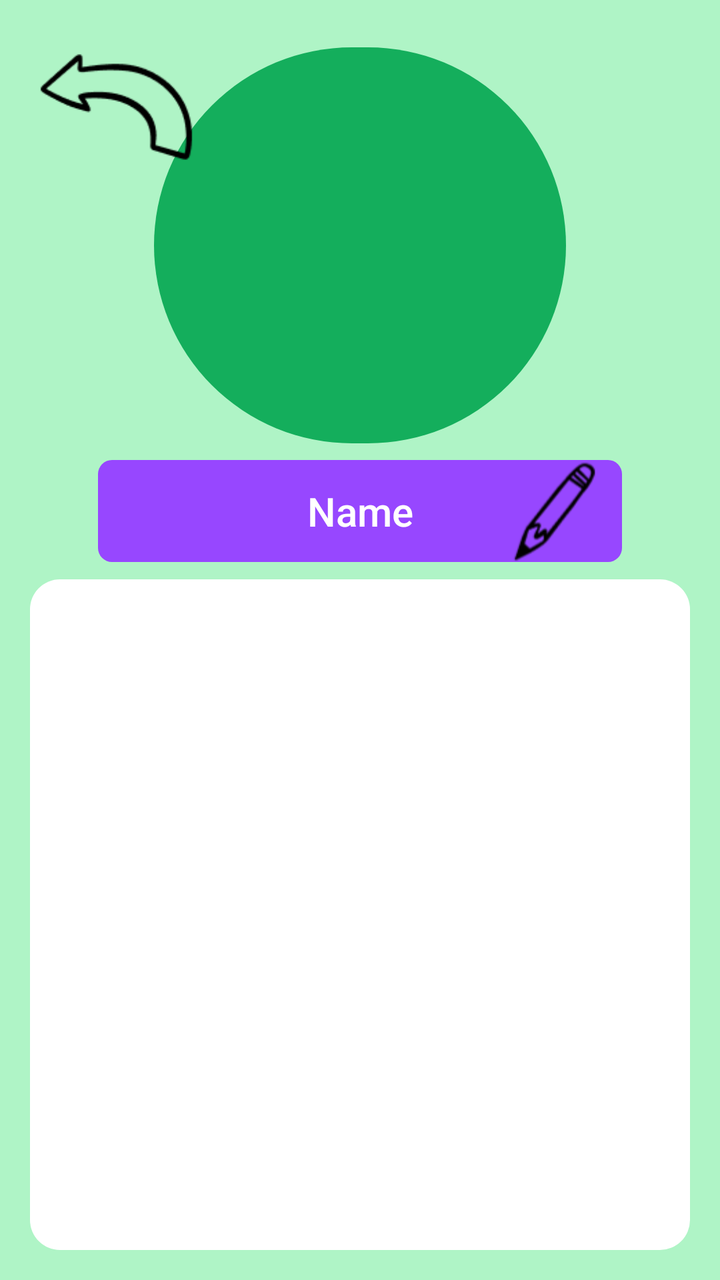
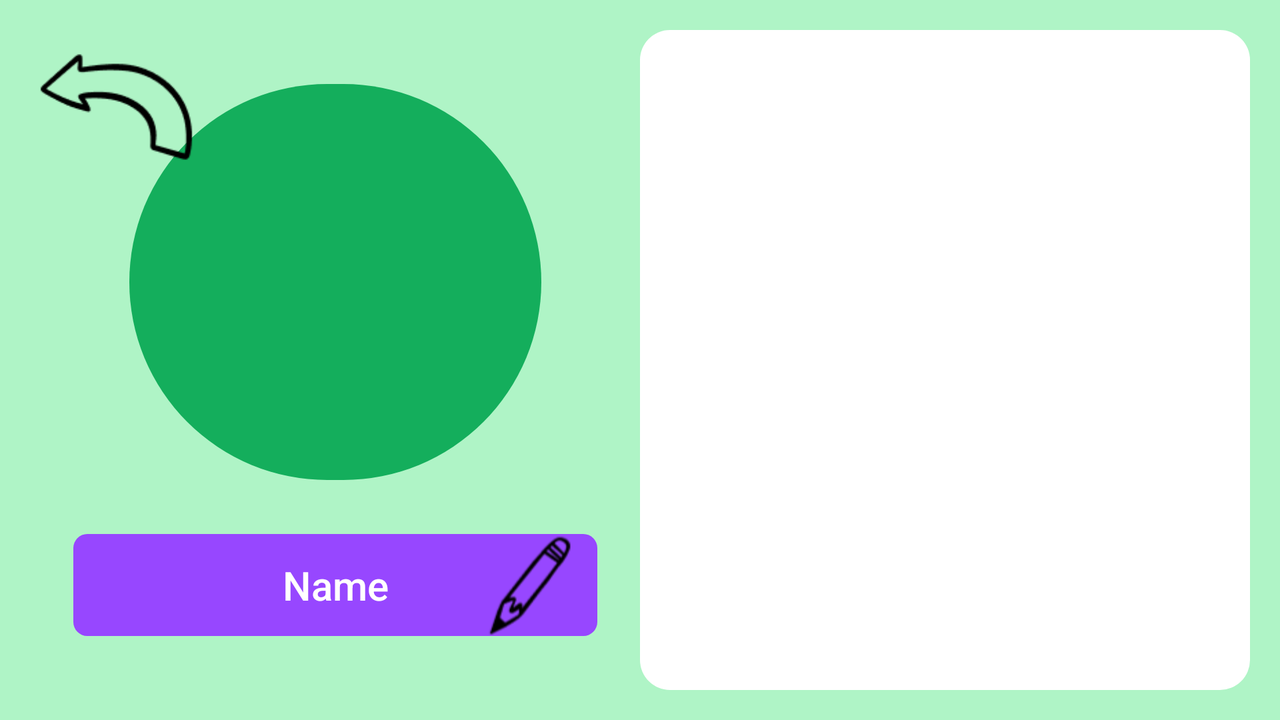

One screen, two layout resources from the same app: the default and the repository's alternative for another configuration. Each is rendered where Android would select it; the XML of both is given below.
<!-- AndroidManifest.xml: application theme Theme.ScrollTute5prep -->
<!-- res/layout/fragment_profile_selection.xml -->
<?xml version="1.0" encoding="utf-8"?>
<androidx.constraintlayout.widget.ConstraintLayout
    xmlns:android="http://schemas.android.com/apk/res/android"
    xmlns:app="http://schemas.android.com/apk/res-auto"
    xmlns:tools="http://schemas.android.com/tools"
    android:layout_width="match_parent"
    android:layout_height="match_parent"
    android:padding="15dp"
    android:background="@color/green"
    tools:context=".customise_add_profile.ProfileSelectionFragment">

    <androidx.constraintlayout.widget.Guideline
        android:id="@+id/guideline"
        android:layout_width="wrap_content"
        android:layout_height="wrap_content"
        app:layout_constraintGuide_percent="0.45"
        android:orientation="horizontal" />

    <ImageView
        android:id="@+id/pro_background"
        android:layout_width="206dp"
        android:layout_height="198dp"
        app:layout_constraintBottom_toTopOf="@+id/name"
        app:layout_constraintEnd_toEndOf="parent"
        app:layout_constraintStart_toStartOf="parent"
        app:layout_constraintTop_toTopOf="parent"
        app:srcCompat="@drawable/circle" />

    <ImageView
            android:id="@+id/profile"
            android:layout_width="150dp"
            android:layout_height="137dp"
            app:layout_constraintBottom_toBottomOf="@+id/pro_background"
            app:layout_constraintEnd_toEndOf="@+id/pro_background"
            app:layout_constraintStart_toStartOf="@+id/pro_background"
            app:layout_constraintTop_toTopOf="@+id/pro_background"
            app:srcCompat="@drawable/photo" />

    <EditText
        android:id="@+id/name"
        android:layout_width="262dp"
        android:layout_height="51dp"
        android:background="@drawable/purple_box"
        android:backgroundTint="@color/purple"
        android:fontFamily="sans-serif-medium"
        android:gravity="center"
        android:text="Name"
        android:textColor="@color/white"
        android:textSize="20sp"
        app:layout_constraintBottom_toTopOf="@+id/guideline"
        app:layout_constraintEnd_toEndOf="parent"
        app:layout_constraintStart_toStartOf="parent"
        app:layout_constraintTop_toBottomOf="@+id/pro_background" />

    <ImageView
        android:id="@+id/arrow"
        android:layout_width="85dp"
        android:layout_height="77dp"
        app:layout_constraintStart_toStartOf="parent"
        app:layout_constraintTop_toTopOf="parent"
        app:srcCompat="@drawable/back_arrow" />

    <androidx.recyclerview.widget.RecyclerView
        android:id="@+id/recycler"
        android:layout_width="0dp"
        android:layout_height="0dp"
        android:background="@drawable/rounded_corners"
        android:backgroundTint="@color/white"
        app:layout_constraintBottom_toBottomOf="parent"
        app:layout_constraintEnd_toEndOf="parent"
        app:layout_constraintStart_toStartOf="parent"
        app:layout_constraintTop_toTopOf="@+id/guideline" />

    <ImageView
        android:id="@+id/imageView6"
        android:layout_width="wrap_content"
        android:layout_height="0dp"
        app:layout_constraintBottom_toBottomOf="@+id/name"
        app:layout_constraintEnd_toEndOf="@+id/name"
        app:layout_constraintTop_toTopOf="@+id/name"
        app:layout_constraintVertical_bias="1.0"
        app:srcCompat="@drawable/edit_icon" />

</androidx.constraintlayout.widget.ConstraintLayout>
<!-- resources referenced by this layout -->
<resources>
  <color name="green">#AFF4C6</color>
  <color name="purple">#9747FF</color>
  <color name="white">#FFFFFFFF</color>
  <!-- drawable back_arrow: png bitmap (drawable, 2764 bytes) -->
  <!-- drawable circle (drawable) -->
  <?xml version="1.0" encoding="utf-8"?>
  <shape
      xmlns:android="http://schemas.android.com/apk/res/android"
      android:shape="rectangle">
      <corners
          android:radius="300dp"/>
      <solid
          android:color="@color/dark_green"/>
  </shape>
  <!-- drawable edit_icon: png bitmap (drawable, 2687 bytes) -->
  <!-- drawable purple_box (drawable) -->
  <?xml version="1.0" encoding="utf-8"?>
  <shape
      xmlns:android="http://schemas.android.com/apk/res/android"
      android:shape="rectangle">
  
      
      <corners android:radius="7dp" />
  
      
      <solid android:color="@color/purple" />
  
  </shape>
  <!-- drawable rounded_corners (drawable) -->
  <?xml version="1.0" encoding="utf-8"?>
  <shape
      xmlns:android="http://schemas.android.com/apk/res/android"
      android:shape="rectangle">
      <corners android:radius="15dp" />
  </shape>
  <style name="Theme.ScrollTute5prep" parent="Base.Theme.ScrollTute5prep" />
  <color name="dark_green">#14AE5C</color>
  <style name="Base.Theme.ScrollTute5prep" parent="Theme.Material3.DayNight.NoActionBar">
          
          
      </style>
</resources>
<!-- res/layout-land/fragment_profile_selection.xml (the repository's variant of the layout above) -->
<!-- drawn on the phone turned sideways -->
<?xml version="1.0" encoding="utf-8"?>
<androidx.constraintlayout.widget.ConstraintLayout
    xmlns:android="http://schemas.android.com/apk/res/android"
    xmlns:app="http://schemas.android.com/apk/res-auto"
    xmlns:tools="http://schemas.android.com/tools"
    android:layout_width="match_parent"
    android:layout_height="match_parent"
    android:padding="15dp"
    android:background="@color/green"
    tools:context=".customise_add_profile.ProfileSelectionFragment">

    <ImageView
        android:id="@+id/pro_background"
        android:layout_width="206dp"
        android:layout_height="198dp"
        app:layout_constraintBottom_toTopOf="@+id/name"
        app:layout_constraintEnd_toStartOf="@+id/guideline2"
        app:layout_constraintStart_toStartOf="parent"
        app:layout_constraintTop_toTopOf="parent"
        app:srcCompat="@drawable/circle" />

    <ImageView
        android:id="@+id/profile"
        android:layout_width="150dp"
        android:layout_height="137dp"
        app:layout_constraintBottom_toBottomOf="@+id/pro_background"
        app:layout_constraintEnd_toEndOf="@+id/pro_background"
        app:layout_constraintStart_toStartOf="@+id/pro_background"
        app:layout_constraintTop_toTopOf="@+id/pro_background"
        app:srcCompat="@drawable/photo" />

    <EditText
        android:id="@+id/name"
        android:layout_width="262dp"
        android:layout_height="51dp"
        android:background="@drawable/purple_box"
        android:backgroundTint="@color/purple"
        android:fontFamily="sans-serif-medium"
        android:gravity="center"
        android:text="Name"
        android:textColor="@color/white"
        android:textSize="20sp"
        app:layout_constraintBottom_toBottomOf="parent"
        app:layout_constraintEnd_toStartOf="@+id/guideline2"
        app:layout_constraintStart_toStartOf="parent"
        app:layout_constraintTop_toBottomOf="@+id/pro_background" />

    <ImageView
        android:id="@+id/arrow"
        android:layout_width="85dp"
        android:layout_height="77dp"
        app:layout_constraintStart_toStartOf="parent"
        app:layout_constraintTop_toTopOf="parent"
        app:srcCompat="@drawable/back_arrow" />

    <androidx.recyclerview.widget.RecyclerView
        android:id="@+id/recycler"
        android:layout_width="0dp"
        android:layout_height="0dp"
        android:background="@drawable/rounded_corners"
        android:backgroundTint="@color/white"
        app:layout_constraintBottom_toBottomOf="parent"
        app:layout_constraintEnd_toEndOf="parent"
        app:layout_constraintStart_toStartOf="@+id/guideline2"
        app:layout_constraintTop_toTopOf="parent" />

    <ImageView
        android:id="@+id/imageView6"
        android:layout_width="wrap_content"
        android:layout_height="0dp"
        app:layout_constraintBottom_toBottomOf="@+id/name"
        app:layout_constraintEnd_toEndOf="@+id/name"
        app:layout_constraintTop_toTopOf="@+id/name"
        app:layout_constraintVertical_bias="1.0"
        app:srcCompat="@drawable/edit_icon" />

    <androidx.constraintlayout.widget.Guideline
        android:id="@+id/guideline2"
        android:layout_width="wrap_content"
        android:layout_height="wrap_content"
        android:orientation="vertical"
        app:layout_constraintGuide_percent="0.5"/>

</androidx.constraintlayout.widget.ConstraintLayout>
